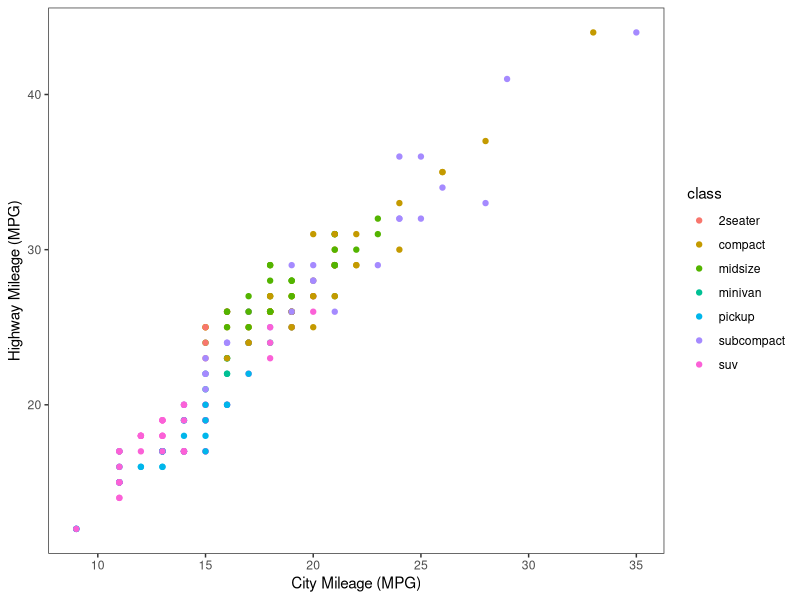
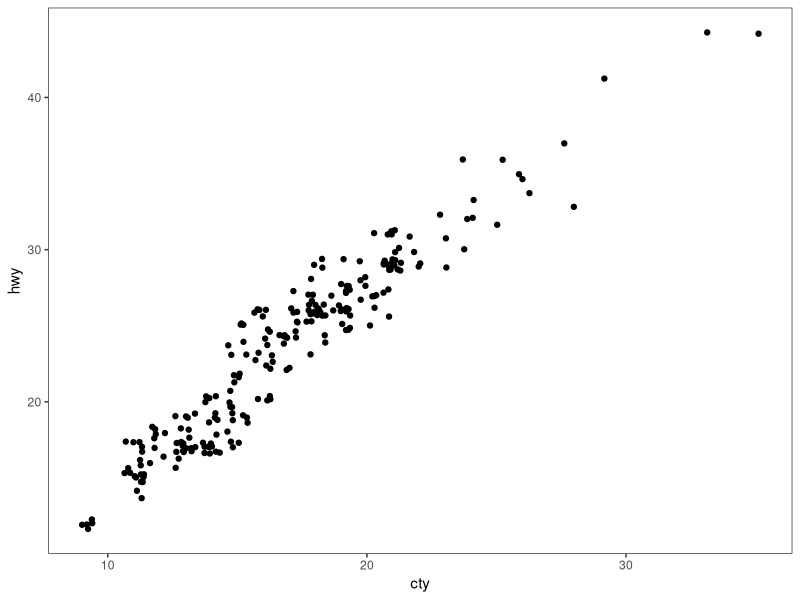
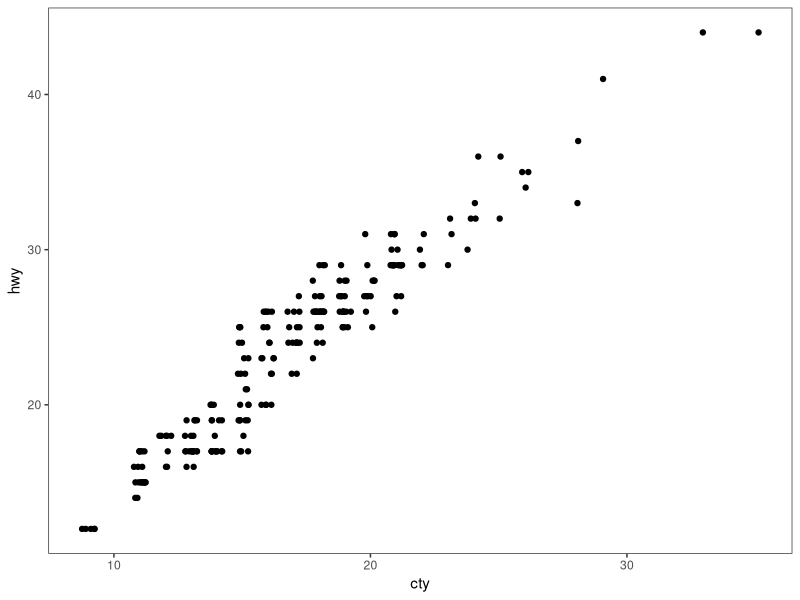
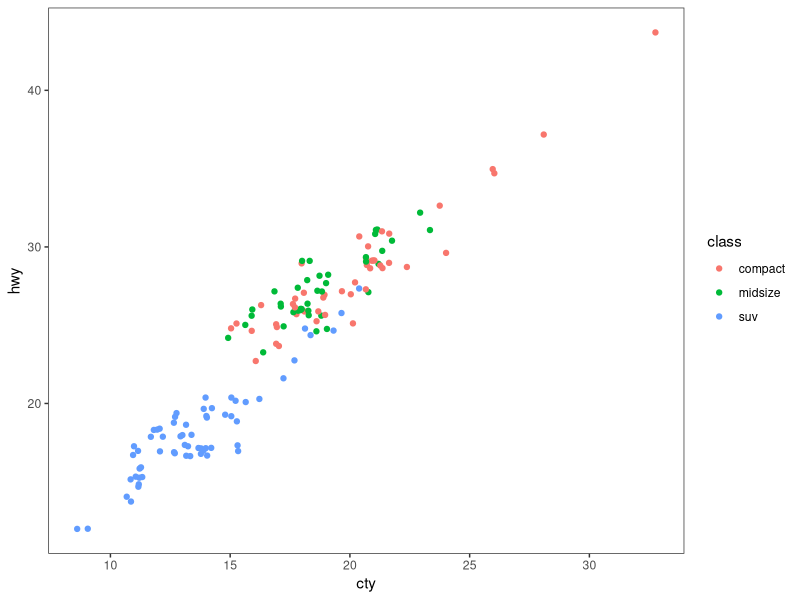
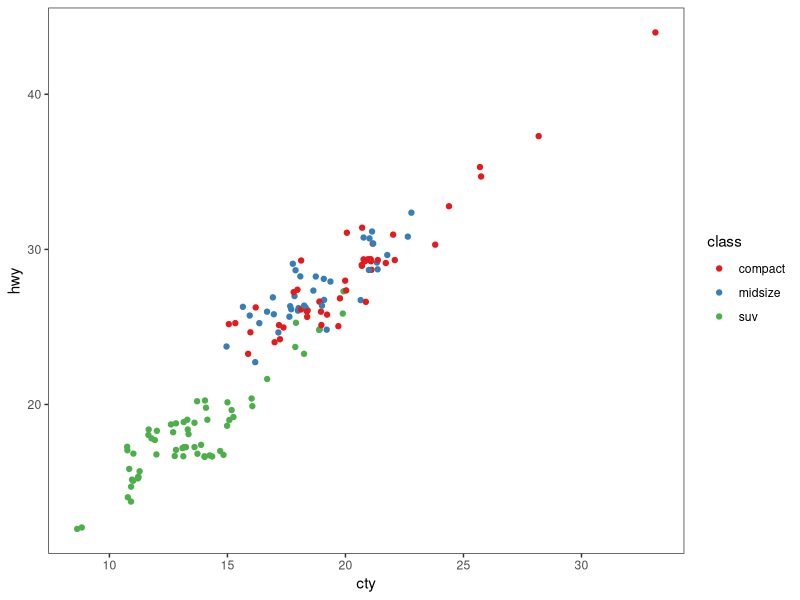
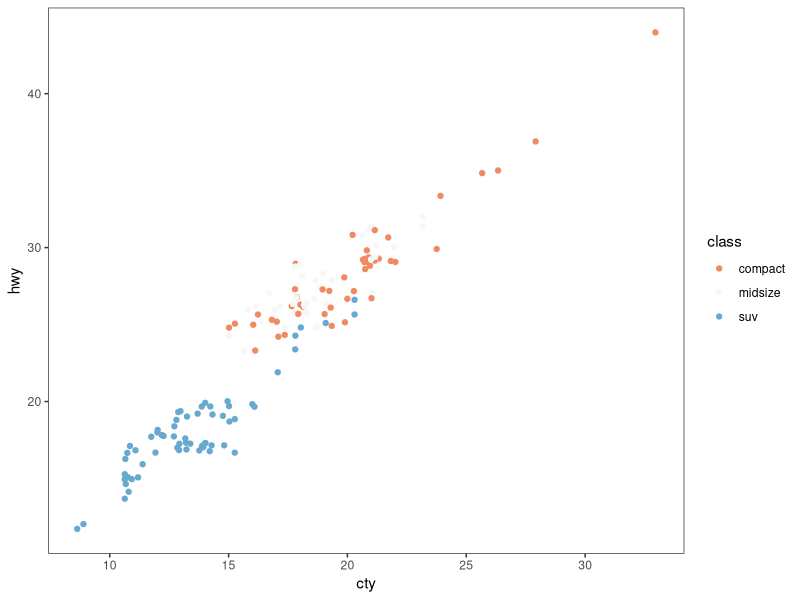
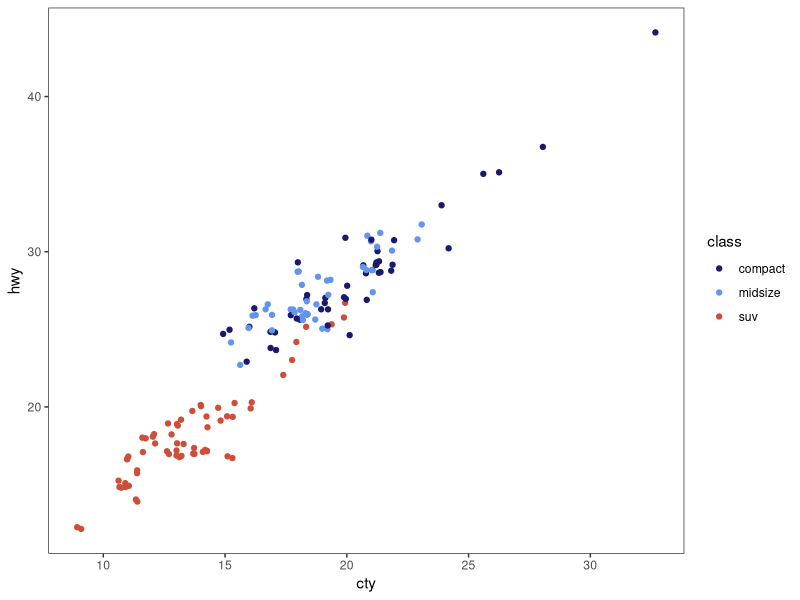
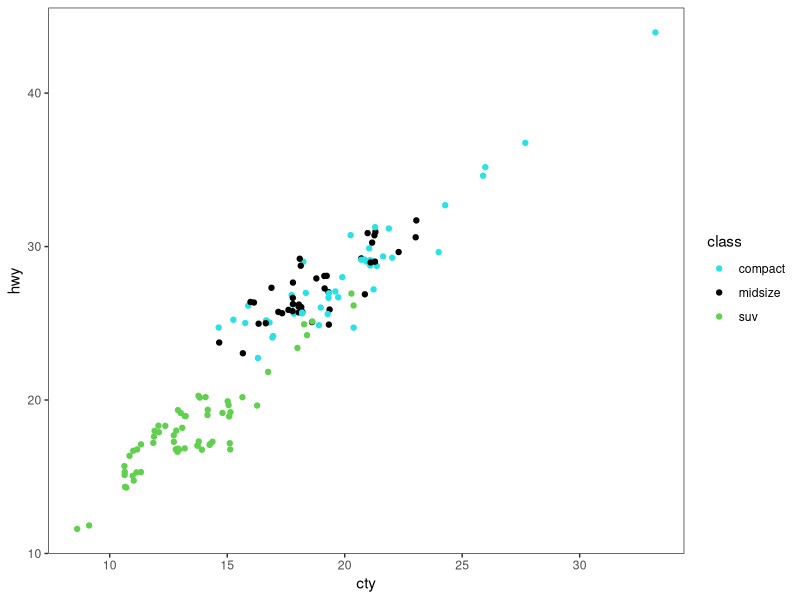

Generate these figures, in order, with R: (Note: this script raises an error after producing the figures.)
# ---------------------------------------------------------- #
#### MODULE 3: Plot even more data!                       ####               
# ---------------------------------------------------------- #

## OBJECTIVE:
# 1. To develop a "grammar of graphics".
# 2. To become comfortable using ggplot2 for exploratory data visualization.


# ---------------------------------------------------------- #
#### SET UP:                                              ####
# ---------------------------------------------------------- #
# REMINDER: In RStudio, open the Rproject for our course (UNCG_DataWrangling), 
# pull any changes from GitHub, and navigate to the branch you created for 
# yourself (just a single branch for the whole semester) in RStudio's Git tab.
# Open this week's assignment in this new branch to complete and submit on GitHub.
# Ideally, you'll commit your answers a bit at a time as you work through
# this assignment, rather than committing all at once at the end.

# Reminder of some helpful resources for graphing in R:
# ggplot Cookbook: http://www.cookbook-r.com/Graphs/
# Official ggplot2 Book: https://ggplot2-book.org/
# Themes in ggplot2: https://ggplot2-book.org/polishing.html#themes

# In ggplot2, aesthetic means “something you can see”. Each aesthetic is a
# mapping between a visual cue and a variable.
# Examples include:
# position (i.e., on the x and y axes)
# color (“outside” color)
# fill (“inside” color)
# shape (of points)
# line type
# size

# Each type of geometric object (geom) accepts only a subset of all aesthetics.
# Refer to the geom help pages to see what mappings each geom accepts. Aesthetic
# mappings are set with the aes() function.

# TASK: We will be using the ggplot2 package for graphing. Fortunately, ggplot2 
# is nested within the tidyverse package (along with many others).
# Start by writing code to load the tidyverse library.
# HINT: see the end of assignment #1 if you forgot how to load a package.
library(tidyverse)

# TASK: Write code below to set your theme to black and white and both your major
# AND minor gridlines to element_blank for all plots you'll be making today.
# HINT: Check back to last week's assignment section 1.9 for setting themes for
# all plots.
theme_set(theme_bw())
theme_update(panel.grid.major=element_blank(),
          panel.grid.minor=element_blank())

# ---------------------------------------------------------- #
#### 1.0 CORRELATION                                      ####
# ---------------------------------------------------------- #

# We learned how to make correlations last week, but it never hurts to get
# more practice! Let's start by using a data set built into ggplot2.
# The mpg dataset looks at the gas efficiency of different cars. Run the following
# code to load the data:
data(mpg, package = "ggplot2")

# TASK: Create a scatterplot (i.e., a dot plot) to relate city and highway mileage.
# Color the points by the class of car (class column) and label the x and y axis 
# to be more informative (City Mileage (MPG) vs Highway Mileage (MPG)).
# HINT: Refer back to last week's assignment or the ggplot help resources if you 
# forget how to make a scatterplot.
ggplot(mpg, aes(x = cty, y = hwy)) +
  geom_point(aes(color = class)) +
  xlab('City Mileage (MPG)') +
  ylab('Highway Mileage (MPG)')

# Looks alright, but the graph may be hiding some information...
# QUESTION: How many data points are in the mpg dataframe?
#234 data points

# QUESTION: Approximately how many dots are in the graph you just made? How does
# that compare to the number of observations in the dataframe?
#maybe 60-70 points on the graph, much less than in the dataframe

# Try another correlation-focused geom that addresses this problem by running
# the following code:
ggplot(data=mpg, aes(x=cty, y=hwy)) + 
  geom_jitter()

# QUESTION: What happened when you created the plot with geom_jitter?
#all data points are present in the graph

# QUESTION: Run the code to create a plot using geom_jitter a second time. Then run it
# again and again. What happens each time? Why is this happening?
#the points move slightly everytime the code is ran

# TASK: The default in geom_jitter is to jitter (or slightly move) the points away
# from each other in both the x and y directions. Check the help file for geom_jitter
# and write code below to make a graph where you jitter points in only the x-dimension
# by 0.5.
ggplot(data=mpg, aes(x=cty, y=hwy)) + 
  geom_jitter(width = .25, height = 0)

# ---------------------------------------------------------- #
#### 1.1 DETOUR! COLORS, COLORS, COLORS                   ####
# ---------------------------------------------------------- #

# Our world is so colorful, and our graphs can be too! But we want to be mindful
# of our color choices to not only be beautiful, but also informative and accessible.

# TASK: Create a new dataframe that filters our mpg data down to only information
# for car classes compact, midsize, and suv using an %in% statement. Name your 
# new dataframe mpgSubset.
# HINT: Refer back to the Transform assignment if you want help with %in% (or 
# try googling!)
mpgSubset <- mpg %>% 
  filter(class %in% c('compact', 'midsize', 'suv'))

# ggplot has lots of nice (and some not so nice) built-in color palettes that we 
# can use to fill our bars with color. Try running the following code:
ggplot(data=mpgSubset, aes(x=cty, y=hwy, color=class)) +
  geom_jitter()

# The code above supplies us with ggplot's default color palette, which I find not
# so pleasing. Let's try to change this!

# We can add a statement specifying the scale of colors we would prefer. One way
# to do this is to use other pre-set palettes from ggplot. Run the code below to 
# ask ggplot to use the color brewer's palette called Set 1.
ggplot(data=mpgSubset, aes(x=cty, y=hwy, color=class)) +
  geom_jitter() +
  scale_color_brewer(palette="Set1")

# Alternatively, we could use the "RdBu" palette:
ggplot(data=mpgSubset, aes(x=cty, y=hwy, color=class)) +
  geom_jitter() +
  scale_color_brewer(palette="RdBu")

# QUESTION: Investigate the color brewer's range of palettes at this website: 
# https://r-graph-gallery.com/38-rcolorbrewers-palettes.html
# What do you notice about the colors chosen from each of the palettes that we
# used above? (i.e., does it use the first three colors in the palette? The last
# three? Some other combination?)
# it uses distant colors for eachother within the palette

# We could also pick out EXACTLY which colors we want for our figure. 
# There are 4 main ways to specify colors in R:
### by name
### by number
### by Hex code
### with the rgb() function

# By Name: R allows you to call more than 600 colors by name! Run the following
# code to see a list:
colors()

# We can put in the colors we chose for each variable by adding the 
# scale_color_manual() function to our plot. Try it out by running the following
# code:
ggplot(data=mpgSubset, aes(x=cty, y=hwy, color=class)) +
  geom_jitter() +
  scale_color_manual(values=c('midnightblue', 'cornflowerblue', 'tomato3'))


# You can also chose colors by number, which are assigned in R.

# TASK: Copy and paste the code to make our scatterplot and replace the color names
# with three numbers of your choice (between 1 and 657). How does your new figure look?
# HINT: remember to remove the quotation marks when calling numbers.
ggplot(data=mpgSubset, aes(x=cty, y=hwy, color=class)) +
  geom_jitter() +
  scale_color_manual(values=c(117, 305, 555))

# QUESTION: How do you think you could figure out which color name belongs to
# each color number?
# HINT: Try creating a dataframe from color() by passing it into the
# as.data.frame() function.
as.data.frame(colors())

# You can also chose colors by Hex code. A Hex color code is a 6-symbol code made
# of up to three 2-symbol elements (6 symbols in length all together). Each of 
# the 2-symbol elements represents a color value in the Red-Green-Blue (RGB) color
# scale from 0 to 255. Hex codes are written with a # in front of them. Let's try
# out calling our colors using hex code.
ggplot(data=mpgSubset, aes(x=cty, y=hwy, color=class)) +
  geom_jitter() +
  scale_color_manual(values=c('#191970', '#6495ED', '#FF6347'))

# There are two great things about hex codes. First, you can call ANY color you 
# want with a hex code. That is, you're not limited to the 657 colors that are
# in ggplot. By specifying the color by hex code, you can pick literally anything!

# TASK: Google the search term "color picker". This should bring up google's color
# picker (in addition to a billion other color picking websites). Use this color
# picker to generate the hex codes for three new colors of your choice. Then copy
# and paste the above code, replacing the hex codes with your color choices.
ggplot(data=mpgSubset, aes(x=cty, y=hwy, color=class)) +
  geom_jitter() +
  scale_color_manual(values=c('#14D418', '#5994B0', '#E137E5'))

# The second great thing about hex codes is that you can control the transparency
# of your colors. Transparency is set in a hex code by adding two extra symbols
# to the end, which together make up the "alpha" element. Adding 00 to the end 
# of your hex code will make your color completely transparent, while adding FF 
# to the end will make it completely opaque. Any number/letters in-between will 
# result in partial transparency. You can find a complete list of transparencies
# between 0-100% here: https://gist.github.com/lopspower/03fb1cc0ac9f32ef38f4

# TASK: Try out transparency by copying and pasting your graph code below and
# adding the alpha element to the end of each of your hex codes to make your
# first color 0% transparent, your second color 50% transparent, and your third
# color 100% transparent.
ggplot(data=mpgSubset, aes(x=cty, y=hwy, color=class)) +
  geom_jitter() +
  scale_color_manual(values=c('#14D418FF', '#5994B080', '#E137E500'))

# QUESTION: What happened to the point that you set to 100% transparent?
#it disappeared

# Finally, we can set our colors using the rgb() function. This operates very
# similarly to the hex code, where you can pick exactly the color and transparency
# you want. Try it out by running the following code:
ggplot(data=mpgSubset, aes(x=cty, y=hwy, color=class)) +
  geom_jitter() +
  scale_color_manual(values=c(rgb(.10, .10, .44, .5), rgb(.39, .58, .93, .5), rgb(1.0, .39, .28, .5)))

# TASK: Modify the above code to make all of your points 50% transparent.
#4th value or rgb is opacity

# There are so many inventive and artistic people in the world who have expanded
# the offerings for colors in ggplot. Check out some notable ones listed below
# when choosing colors for this assignment.
### Color-blind friendly palettes: https://github.com/JLSteenwyk/ggpubfigs
### Color palettes from vintage National Parks posters: https://github.com/katiejolly/nationalparkcolors
### Color palettes based on Wes Anderson movies: https://github.com/karthik/wesanderson
### Color palettes from famous Dutch paintings: https://github.com/EdwinTh/dutchmasters


# ---------------------------------------------------------- #
#### 1.2 DETOUR! LEGENDS                                  ####
# ---------------------------------------------------------- #

# When you specify colors in your ggplot code, R throws in a bonus legend for free!
# However, this legend is often not as clear or visually appealing as we might 
# prefer. But as with all geometric objects in ggplot, legends can be easily altered.

# Run the following code to create a scatter plot. Feel free to modify the colors
# as you prefer!
ggplot(data=mpgSubset, aes(x=cty, y=hwy, color=class)) +
  geom_jitter()

# QUESTION: Where did ggplot get the legend title and values from?
#from the 'class' column in the mpg dataset

# We could change the title and values in our legend by altering the dataframe
# we are passing into ggplot. But that seems a bit drastic. Instead, we can 
# lean on the same code that specifies our color picks to alter the legend text.
# Try it out by running the following code:
ggplot(data=mpgSubset, aes(x=cty, y=hwy, color=class)) + #call dataset and set x/y variables and color by class
  geom_jitter() + #jitter/dot plot
  scale_color_manual(values=c('#FCBA03', '#380754', '#496916'), #set colors for classes
                     name='Class of Car', #title legend
                     breaks=c('suv', 'midsize', 'compact'), #set legend with correct points
                     labels=c('SUV', 'Midsize', 'Compact')) #rename legend contents


# TASK: Label each line of the code above with what it is doing.
# HINT: Check the scale_color_manual help file or ggplot Cookbook for more info.


# IMPORTANT: It is important to pay attention to the order you provide ggplot with 
# your color choices and legend labels! Try running the following code:
ggplot(data=mpgSubset, aes(x=cty, y=hwy, color=class)) + 
  geom_jitter() + 
  scale_color_manual(values=c('#FCBA03', '#380754', '#496916'), 
                     name='Class of Car', 
                     breaks=c('suv', 'midsize', 'compact'), 
                     labels=c('Compact', 'SUV', 'Midsize')) 


# QUESTION: What is wrong with the code above? Why is it so important to be
# careful with the order you pass information into ggplot?
#the graph shows SUVs getting better gas milage than compact cars which is generally incorrect. Its important to make sure your legend and data match up

# While changing the legend text and factor order takes place in the scale_color_manual
# step, moving the legend around on the graph page is part of the graph theme. We
# can try this out using the code below:
ggplot(data=mpgSubset, aes(x=cty, y=hwy, color=class)) + 
  geom_jitter() + 
  theme(legend.position='top')


# TASK: Modify the code above to have the legend display along the bottom of
# the figure.
ggplot(data=mpgSubset, aes(x=cty, y=hwy, color=class)) + 
  geom_jitter() + 
  theme(legend.position='bottom')

# We can also have the legend located within the area of the graph itself! We can 
# do this by specifying the coordinates for where the legend should go within the
# graph axes. First we set the legend position and then we set the anchoring 
# position by justifying the legend.
### bottom left: 0,0
### bottom right: 1,0
### top left: 0,1
### top right: 1,1

# Try it out by running the following code:
ggplot(data=mpgSubset, aes(x=cty, y=hwy, color=class)) + 
  geom_jitter() + 
  theme(legend.position=c(1,0), legend.justification=c(1,0))

# QUESTION: What happens if you don't include the code for legend justification
# above?
#the legend is only partially visible, going beyond the view of the graph

# TASK: Copy and paste the code from above. Modify it to place the legend in the
# upper left part of the graph.
ggplot(data=mpgSubset, aes(x=cty, y=hwy, color=class)) + 
  geom_jitter() + 
  theme(legend.position=c(0,1), legend.justification=c(0,1))

# Finally, we might want to remove the legend altogether! We would do so by
# modifying the theme as well. 

# TASK: Check the ggplot cookbook to find the legends section. Read what it says 
# about removing the legend. Then copy and paste the graph code from above. Modify
# the code to remove the legend.
ggplot(data=mpgSubset, aes(x=cty, y=hwy, color=class)) + 
  geom_jitter() + 
  theme(legend.position="none")

# ---------------------------------------------------------- #
#### 2.0 DEVIATION                                        ####
# ---------------------------------------------------------- #

# Used to compare variation in values between small number of items (or categories) 
# with respect to a fixed reference.

# Whether the graphical type is a deviation graph or a composition graph (or a 
# ranking graph) may depend on the underlying data structure.

# We used geom_bar() last week with factor data to create a bar graph. But
# geom_bar() is a bit tricky because it can make EITHER a bar graph or a histogram
# depending on the data you give it. The default of geom_bar() is to set stat to 
# count so if you give it just a continuous x value, it will make a histogram. Try
# it with the following code:
ggplot(data=mpg, aes(x=hwy)) + 
  geom_bar()

# In order to have the geom create bars and not a histogram, you must:
# 1) Set stat = identity
# 2) Provide both an x and a y inside the aes(), where x is either a character 
# or factor and y is numeric.

# TASK: Create a dataframe of summary statistics for the mpg data, calculating the
# mean, standard deviation, and standard error for highway mpg grouping by class.
# Name the resulting dataframe highwayMPG and your new variables hwy_mean, hwy_sd,
# and hwy_se.
# HINT: Look back at the Transform assignment if you forget how to summarize the
# data. Also recall, standard error = 1.96*standard deviation.
highwayMPG <- mpg %>%
  group_by(class) %>% 
  summarize(across(.cols= 'hwy', 
            .fns=list(mean=mean, sd=sd))) %>% 
  ungroup() %>% 
  mutate(hwy_se = 1.96*hwy_sd)

# TASK: Create a bar graph showing the average highway MPG on the y-axis and 
# car class on the x-axis. Fill the bars by class. Add in error bar caps that are 20%
# the width pf the bars.
# HINT: Don't forget to change stat from the default in your geom_bar() statement!
ggplot(data=highwayMPG, aes(x=class , y=hwy_mean)) + 
  geom_bar(stat='identity') +
  geom_errorbar(aes(ymin=hwy_mean-hwy_se, ymax=hwy_mean+hwy_se,
                    width =.2))

# ---------------------------------------------------------- #
#### 2.1 DETOUR! COLORS AND LEGENDS, AGAIN                ####
# ---------------------------------------------------------- #

# Recall that some geometric elements require fills instead of (or sometimes in
# addition to) colors.

# TASK: Create a bar graph with the mpg summary stats with the following parameters:
# (1) Black bar outline
# (2) Bars filled with the color brewer palette "Dark2" using the scale_fill_manual
#     statement
# (3) No legend
# (4) Informative x- and y-axis labels. 
ggplot(data=highwayMPG, aes(x=class , y=hwy_mean, fill=class)) + 
  geom_bar(stat='identity', color= 'black') +
  scale_fill_manual(values = c('#1B9E77', '#D95F02', '#7570B3', '#E7298A', '#66A61E', '#E6AB02', '#A6761D', '#666666'))+
  theme(legend.position="none") +
  xlab('Vehicle Class') +
  ylab('Mean Highway MPG')

# HINT: Carefully consider whether your color and/or fill should go within an aes() 
# statement, the scale_fill_manual or scale_color_manual statements, or neither.
# If in doubt, try a bunch of ways until it looks how we want it. And consult 
# your helpful ggplot resources on the web.


# ---------------------------------------------------------- #
#### 2.2 DETOUR! AXIS MODIFICATIONS                       ####
# ---------------------------------------------------------- #

# Run the following code, feeling free to modify colors as you prefer:
ggplot(data=highwayMPG, aes(x=class, y=hwy_mean, fill=class)) +
  geom_bar(stat='identity') 

# QUESTION: Where is ggplot getting the x-axis tick labels from?
#from the class column in our dataset as specified in the aes statement

# Often our tick labels are not the best. We can modify them to be more informative
# or visually appealing by directly modifying the dataframe, but again this feels
# a bit extreme. Instead, we can directly modify the scale of the axis. For axes
# that deal with categories, we are setting the discrete scale. Try it out by
# running the following code:
ggplot(data=highwayMPG, aes(x=class, y=hwy_mean, fill=class)) +
  geom_bar(stat='identity') +
  scale_x_discrete(labels=c('sport', 'compact', 'midsize', 'minivan', 'pickup', 'subcompact', 'SUV'))

# We can also change the scale of the continuous axes, including how large they are
# and where the tick marks fall as follows:
ggplot(data=highwayMPG, aes(x=class, y=hwy_mean, fill=class)) +
  geom_bar(stat='identity') +
  scale_y_continuous(breaks=seq(0, 50, 10)) +
  coord_cartesian(ylim=c(0,50))


# QUESTION: Try running the code above without the coord_cartesian() statement. 
# What is surprising about the resulting graph? Based on this result, what do you
# think the coord_cartesian() statement does?
#without the coord_cartesian() statement, the graphs boundaries are set to autofit the data. With the statement, you can manually set the boundaries of the graph, axis specified. 

# We can also add a statement into the scale discrete or continuous statements
# to name our axes, rather than putting in a whole separate step of xlab() or ylab().
# Try it out with the following code:
ggplot(data=highwayMPG, aes(x=class, y=hwy_mean, fill=class)) +
  geom_bar(stat='identity') +
  scale_x_discrete(name='Class of Car') +
  scale_y_continuous(name='Mean Highway MPG')


# Finally, we can flip our axes easily in ggplot as follows:
ggplot(data=highwayMPG, aes(x=class, y=hwy_mean, fill=class)) +
  geom_bar(stat='identity') +
  coord_flip()


# TASK: Let's put it all together. Make a graph of the mpg summary stats with the
# following specifications:
# (1) color by class of car using a color scheme of your choice (not the default)
# (2) plot the class of car on the x-axis and the highway MPG on the y axis
# (3) include better names for the x- and y-axis titles
# (4) include better names for the car classes
# (5) set the scale of the highway mpg to run from 0 to 30 with breaks every 5 
# (6) flip your axes
# (7) remove the legend
ggplot(data=highwayMPG, aes(x=class, y=hwy_mean, fill=class)) +
  geom_bar(stat='identity') +
  xlab('Class of Car') +
  ylab('Mean Highway MPG') +
  scale_x_discrete(labels=c('sport', 'compact', 'midsize', 'minivan', 'pickup', 'subcompact', 'SUV'))+
  scale_y_continuous(breaks=seq(0, 30, 5)) +
  coord_cartesian(ylim=c(0,30))+
  coord_flip()+
  theme(legend.position="none")+
  scale_fill_brewer(palette = 'OrRd')

# ---------------------------------------------------------- #
#### 3.0 RANKING                                          ####
# ---------------------------------------------------------- #
# Used to compare the position or performance of multiple items with respect to 
# each other. Actual values matters somewhat less than the ranking.

# TASK: Create a dataframe of summary statistics for the mpg data, calculating the
# mean, standard deviation, and standard error for CITY mpg grouping by class.
# Name the resulting dataframe cityMPG and your new variables city_mean, city_sd,
# and city_se.
# HINT: Look back at the Transform assignment if you forget how to summarize the
# data. Also, standard error = 1.96*standard deviation.
cityMPG <- mpg %>%
  group_by(class) %>% 
  summarize(across(.cols= 'cty', 
                   .fns=list(mean=mean, sd=sd),
                   na.rm=T)) %>% 
  ungroup() %>% 
  mutate(city_se = 1.96*cty_sd) %>% 
  rename(city_mean= cty_mean,
         city_sd = cty_sd)

# Now we want to plot our data in order from smallest to largest city MPG to get
# a ranking. To do so, we need to use the reorder() function to rearrange the data
# going into our x-axis.
ggplot(cityMPG, aes(x=reorder(class, city_mean), y=city_mean)) + 
  geom_bar(stat="identity")

# TASK: Recreate the above ranking figure to include the following:
# (1) class of car on the x-axis with informative axis and tick labels
# (2) MPG ordered from highest to lowest (hint: try google if you're unsure)
# (3) bars with dary grey outlines and filled by class with your favorite color scheme
# (4) error bars with end caps 30% the width of the bars
# (5) y-axis from 0 to 30 with tick marks every 5
# (6) no legend.
ggplot(cityMPG, aes(x=reorder(class, -city_mean), y=city_mean, fill=class)) + 
  geom_bar(stat="identity", color="darkgrey") +
  xlab('Car Class') +
  scale_x_discrete(labels=c('sport', 'compact', 'midsize', 'minivan', 'pickup', 'subcompact', 'SUV'))+
  scale_y_continuous(breaks=seq(0, 30, 5)) +
  coord_cartesian(ylim=c(0,30))+
  theme(legend.position="none")+
  scale_fill_brewer(palette = 'Spectral')+
  geom_errorbar(aes(ymin=city_mean-city_se, 
                    ymax=city_mean+city_se,
                      width =.3))

# ---------------------------------------------------------- #
#### 4.0 DISTRIBUTION                                     ####
# ---------------------------------------------------------- #
# When you have lots and lots of data points and want to study where and how the
# data points are distributed.

# Histograms can be accomplished with either geom_bar() or geom_histogram()
ggplot(mpg, aes(hwy)) + 
  geom_histogram()

# TASK: Recreate the graph above, but using geom_bar() instead
ggplot(mpg, aes(hwy)) + 
  geom_bar(stat='bin')
#it matches the histogram above but does not match the mpg dataset. At 26mpg in the dataset, it shows up 32 times but shows 46 in the graph.
#without the stat='bin', the bar graph is accurate

# TASK: Try making a histogram with the categorical variable 'manufacturer'.
# What error message do you get?
ggplot(mpg, aes(manufacturer)) + 
  geom_histogram()
#the x aesthetic needs to be continuous and 'manufacturer' is discrete.

# QUESTION: What happens when you follow the advice of the error message and 
# make stat='count'?
ggplot(mpg, aes(manufacturer)) + 
  geom_histogram(stat="count")
#bar graph is made with manufacturers on the x axis and the count on the y

# TASK: Make a boxplot comparing the distribution of cty (city mileage) for
# each class of car.
# HINT: Look back to last week if you forget how to make a boxplot.
ggplot(mpg, aes(x=class, y=cty)) + 
  geom_boxplot()

# We can also make a different type of distribution, a violin plot using the 
# geom_violin statement as follows:
ggplot(mpg, aes(x=class, y=cty)) + 
  geom_violin()

# QUESTION: What does a violin plot show? Check google if you're unsure.
#shows the range and density city mpg for each class.

# ---------------------------------------------------------- #
#### 5.0 COMPOSITION                                      ####
# ---------------------------------------------------------- #
# Bar charts and pie charts are classic ways of showing composition of a dataset.

# TASK: Let's get some data for this task by determining the number of cars from 
# each car manufacturer in our mpg dataframe. We can do this as follows:
manufacturerFreq <- mpg %>% 
  group_by(manufacturer) %>% 
  summarize(frequency=length(manufacturer)) %>% 
  ungroup()

# TASK: Make a bar graph of the number of cars (frequency) by manufacturer using
# the dataframe we created above.
ggplot(manufacturerFreq, aes(x=manufacturer, y= frequency)) +
  geom_bar(stat='identity')

# We can switch the bar chart you created above into a pie chart simply by changing
# the coordinate system through a series of steps as follows:

ggplot(manufacturerFreq, aes(x=manufacturer, y=frequency)) +
  geom_bar(stat="identity") +
  coord_polar()

ggplot(manufacturerFreq, aes(x=manufacturer, y=frequency, fill=manufacturer)) +
  geom_bar(stat="identity") +
  coord_polar()

ggplot(manufacturerFreq, aes(x="", y=frequency, fill=manufacturer)) +
  geom_bar(stat="identity", width=1) +
  coord_polar()

ggplot(manufacturerFreq, aes(x="", y=frequency, fill=manufacturer)) +
  geom_bar(stat="identity", width=1) +
  coord_polar(theta="y")

ggplot(manufacturerFreq, aes(x="", y=frequency, fill=manufacturer)) +
  geom_bar(stat="identity", width=1) +
  coord_polar(theta="y", start=0) +
  theme_void() +
  theme(legend.title = element_text(size = 12.5), 
        legend.text  = element_text(size = 8.5),
        legend.key.size = unit(.75, "lines"))

# TASK: Annotate the code below to describe what each line does:
ggplot(manufacturerFreq, aes(x="", y=frequency, fill=manufacturer)) + #plot frequency by manufacturer type, no set x value
  geom_bar(stat="identity", width=1) + #creates bar graph with a width of 1, no gaps
  coord_polar(theta="y", start=0) + #makes the stacked bars into a circle
  theme_void() + # no specified theme
  theme(legend.title = element_text(size = 12.5), #set legend title size
        legend.text  = element_text(size = 8.5),  #set legend items size
        legend.key.size = unit(.75, "lines"))  #set size of color key


# ---------------------------------------------------------- #
#### 6.0 CHANGE                                           ####
# ---------------------------------------------------------- #

# Time series are often best visualized with line graphs. Let's try this out
# with some new data:
data("economics")

# TASK: Use the economics dataset to plot the number of people who are unemployed
# over time (unemploy vs date). Make a scatterplot, then connect the points with 
# lines using geom_line().
# HINT: use ?economics to get more information about this dataset.
ggplot(economics, aes(x=date, y=unemploy)) + 
  geom_point()+
  geom_line()
  



# ---------------------------------------------------------- #
#### GROUPS AND MAPS                                      ####
# ---------------------------------------------------------- #

# Let's save these for group project options, this assignment is really long!









# REMEMBER: Save and push your script when you're done with this assignment!
